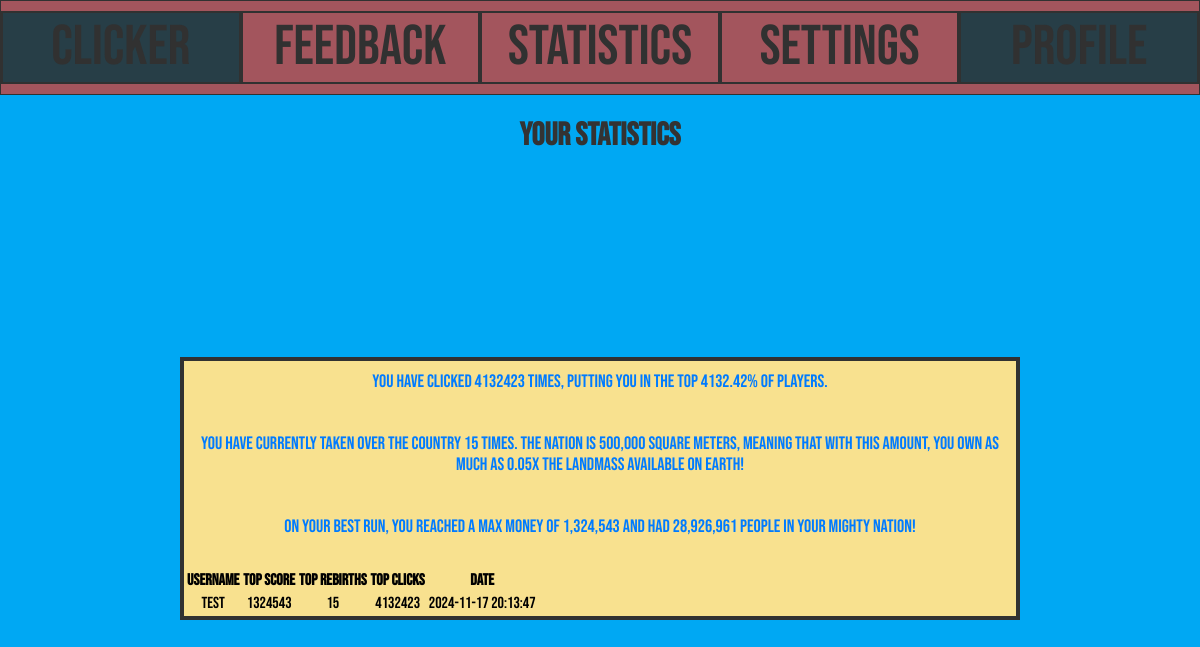
/statistics.php (signed in), run on the app's committed database.
### tables this page shows
CREATE TABLE `trackeduserinformation` (
  `ID` int(11) NOT NULL,
  `userid` int(11) NOT NULL,
  `TopScore` int(11) NOT NULL,
  `TopRebirths` int(11) NOT NULL,
  `TopClicks` int(11) NOT NULL,
  `Date` timestamp NOT NULL DEFAULT current_timestamp() ON UPDATE current_timestamp()
);

CREATE TABLE `accounts` (
  `id` int(11) NOT NULL,
  `username` varchar(50) NOT NULL,
  `password` varchar(255) NOT NULL,
  `email` varchar(100) NOT NULL
);

### Statistics.php (the view, shortened to what this page needs)
<?php
include('setup.php');
include('NavBar.php');
if (isset($_SESSION['ID'])) {
    $userid = $_SESSION['ID'];
    $sql = "SELECT Date, ID, userid, TopClicks, TopRebirths, TopScore FROM trackeduserinformation WHERE userid = ?";
    $stmt = $conn->prepare($sql);
    $stmt->bind_param("i", $userid);
    $stmt->execute();
    $result = $stmt->get_result();
    $userData = $result->fetch_assoc();
} else {
    $userData = null;
}
?>
<!DOCTYPE html>
<html lang="en">
<head>
    <link rel="stylesheet" href="css/style.css">
</head>
<body>
    <h1 style="text-align: center;">Your Statistics</h1>
    <div class="StatisticsBody">
        <?php if ($userData): ?>
            <a>You have clicked <?= htmlspecialchars($userData['TopClicks']) ?> times, putting you in the top <?= round(($userData['TopClicks'] / 100000) * 100, 2) ?>% of players.</a><br>
            <a>You have currently taken over the country <?= htmlspecialchars($userData['TopRebirths']) ?> times. The nation is 500,000 square meters, meaning that with this amount, you own as much as <?= round(($userData['TopRebirths'] * 500000) / 149000000, 2) ?>x the landmass available on Earth!</a><br>
            <a>On your best run, you reached a max money of <?= number_format(htmlspecialchars($userData['TopScore'])) ?> and had <?= number_format(htmlspecialchars($userData['TopClicks'] * 7)) ?> people in your mighty nation!</a><br>
        <?php else: ?>
            <a>No statistics found for your account. Play to generate data!</a>
        <?php endif; ?>
            <table>
        <tr>
            <th>Username</th>
            <th>Top Score</th>
            <th>Top Rebirths</th>
            <th>Top Clicks</th>
            <th>Date</th>
        </tr>
        <?php
            $userid = $_SESSION['ID'];
            $sql = "SELECT username, Date, userid, TopClicks, TopRebirths, TopScore FROM trackeduserinformation
            LEFT JOIN accounts
            ON trackeduserinformation.userid = accounts.id
            where userid=?";
            $stmt = $conn->prepare($sql);
            $stmt->bind_param("i", $userid);
            $stmt->execute();
            $result = $stmt->get_result();
        if ($result->num_rows > 0) {
            while ($row = $result->fetch_assoc()) {
                echo "<tr>";
                echo "<td>" . htmlspecialchars($row['username']) . "</td>";
                echo "<td>" . htmlspecialchars($row['TopScore']) . "</td>";
                echo "<td>" . htmlspecialchars($row['TopRebirths']) . "</td>";
                echo "<td>" . htmlspecialchars($row['TopClicks']) . "</td>";
                echo "<td>" . htmlspecialchars($row['Date']) . "</td>";
                echo "</tr>";
            }
        } else {
            echo "<tr><td colspan='6'>No data found</td></tr>";
        }
        ?>
    </table>
    </div>
</body>
</html>

### css/style.css (style rules this page uses)
* { box-sizing: border-box; text-align: center; }
h1, h2 { color: #333; text-align: center; }
a { text-decoration: none; color: #007bff; }
body { font-family: "Bebas Neue", Arial, Helvetica, sans-serif; margin: 0; background-color: #00A8F3; height: 100vh; width: 100vw; display: flex; flex-direction: column; overflow: hidden; }
.StatisticsBody { background-color: #f8e18f; border: 0.5vh solid rgb(49, 49, 49); margin-left: 6vh; margin-right: 6vh; font-size: 4vh; }

### Statistics.php (style rules this page uses)
.StatisticsBody { font-size: 18px; margin: auto; text-align: center; width: 70%; }
a { display: block; margin: 10px 0; }

### data on the page
trackeduserinformation: TopClicks "4132423", ($userData['TopClicks']/100000)*100 "4132.42", TopRebirths "15", ($userData['TopRebirths']*500000)/149000000 "0.05", TopScore "1,324,543", $userData['TopClicks']*7 "28,926,961", userid.username "test", TopScore "1324543", Date "2024-11-17 20:13:47"
